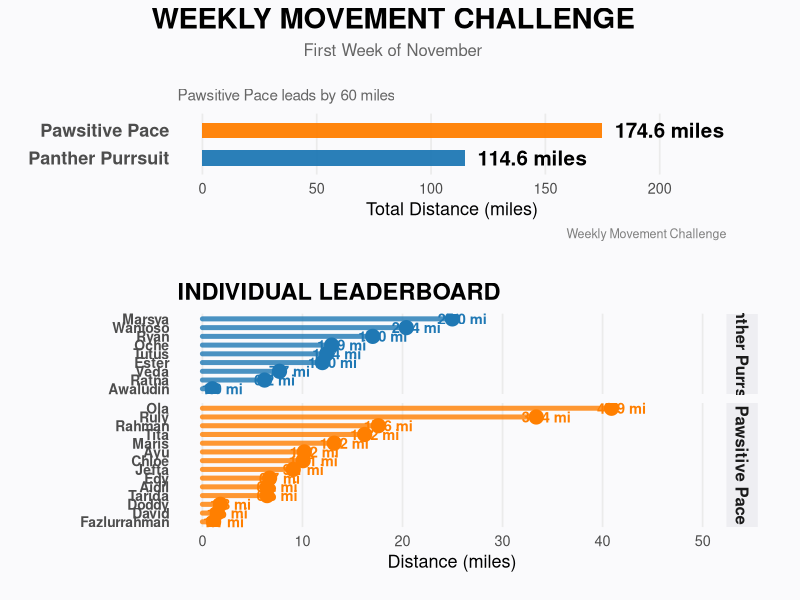
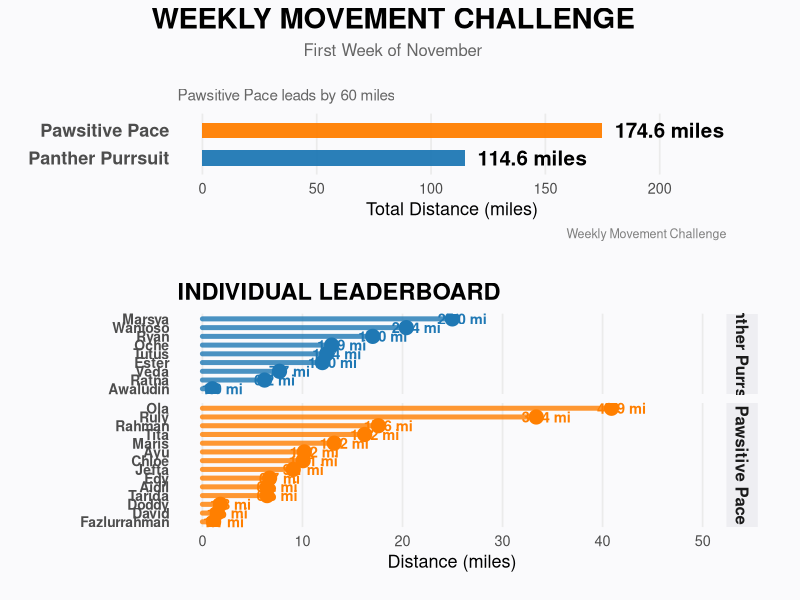

Write the R code that produced these figures, in order.
# ============================================================
# STRAVA WEEKLY CHALLENGE: TEAM VS TEAM + INDIVIDUAL (MILES)
# FOURTH WEEK OF OCTOBER
# ============================================================

library(tidyverse)
library(ggtext)
library(scales)
library(patchwork)
library(glue)

# 1. INPUT DATA ----------------------------------------------

leaderboard <- tribble(
  ~Team,    ~Athlete,        ~km,  ~activities, ~minutes,
  
  # TEAM A: PANTHER PURRSUIT
  "Team A", "Marsya",        40.2,  9,          537,
  "Team A", "Ester",         19.3,  8,          507,
  "Team A", "Wantoso",       32.8,  4,          408,
  "Team A", "Ryan",          27.4,  6,          266,
  "Team A", "Veda",          12.4,  5,          232,
  "Team A", "Tutus",         20.0,  3,          189,
  "Team A", "Oche",          20.8,  2,          163,
  "Team A", "Ratna",         10.0,  2,          122,
  "Team A", "Awaludin",       1.6,  1,           37,
  
  # TEAM B: PAWSITIVE PACE
  "Team B", "Ruly",          53.7, 11,          961,
  "Team B", "Ola",           65.8,  6,          507,
  "Team B", "Tita",          26.1,  5,          363,
  "Team B", "Maris",         21.2,  5,          326,
  "Team B", "Ayu",           16.4,  3,          220,
  "Team B", "Tarida",        10.4,  2,          141,
  "Team B", "Rahman",        28.3,  2,          132,
  "Team B", "Jefta",         14.6,  6,          125,
  "Team B", "Chloe",         16.2,  2,           98,
  "Team B", "Aidil",         10.4,  3,           83,
  "Team B", "Edy",           10.8,  2,           64,
  "Team B", "David",          2.4,  2,           33,
  "Team B", "Doddy",          2.9,  1,           26,
  "Team B", "Fazlurrahman",   1.8,  1,           23
)

# Convert kilometres to miles
leaderboard <- leaderboard %>%
  mutate(miles = km * 0.621371)


# 2. TEAM COLOURS --------------------------------------------

team_colors <- c(
  "Team A" = "#1F78B4",
  "Team B" = "#FF7F00"
)

theme_competition <- theme_minimal(base_size = 13) +
  theme(
    plot.title = element_text(
      face = "bold", size = 17
    ),
    plot.subtitle = element_text(
      color = "grey40", size = 11
    ),
    plot.caption = element_text(
      color = "grey50", size = 9
    ),
    panel.grid.major.y = element_blank(),
    panel.grid.minor = element_blank(),
    legend.position = "none",
    plot.background = element_rect(
      fill = "#FAFAFC", color = NA
    ),
    panel.background = element_rect(
      fill = "#FAFAFC", color = NA
    ),
    plot.margin = margin(15, 25, 15, 15)
  )


# 3. SUMMARISE TEAM PERFORMANCE ------------------------------

team_summary <- leaderboard %>%
  group_by(Team) %>%
  summarise(
    athletes = n(),
    distance = sum(miles),
    activities = sum(activities),
    hours = sum(minutes) / 60,
    avg_miles = mean(miles),
    .groups = "drop"
  ) %>%
  arrange(desc(distance))

winner <- team_summary$Team[1]
gap_miles <- diff(range(team_summary$distance))

# Team name for subtitle
winner_name <- case_when(
  winner == "Team A" ~ "Panther Purrsuit",
  winner == "Team B" ~ "Pawsitive Pace"
)

print(team_summary)


# 4. PLOT 1: TEAM VS TEAM ------------------------------------

p_team <- ggplot(
  team_summary,
  aes(
    x = reorder(Team, distance),
    y = distance,
    fill = Team
  )
) +
  geom_col(
    width = 0.55,
    alpha = 0.95
  ) +
  geom_text(
    aes(
      label = paste0(
        number(distance, accuracy = 0.1),
        " miles"
      )
    ),
    hjust = -0.12,
    size = 5.2,
    fontface = "bold"
  ) +
  coord_flip(
    ylim = c(0, max(team_summary$distance) * 1.25)
  ) +
  scale_fill_manual(values = team_colors) +
  scale_x_discrete(
    labels = c(
      "Team A" = "Panther Purrsuit",
      "Team B" = "Pawsitive Pace"
    )
  ) +
  labs(
    subtitle = glue(
      "{winner_name} leads by {round(gap_miles, 1)} miles"
    ),
    x = NULL,
    y = "Total Distance (miles)",
    caption = "Weekly Movement Challenge"
  ) +
  theme_competition +
  theme(
    axis.text.y = element_text(
      face = "bold", size = 13
    )
  )


# 5. PLOT 2: INDIVIDUAL LOLLIPOP -----------------------------

individual <- leaderboard %>%
  mutate(
    athlete_id = paste(Team, Athlete, sep = " - ")
  ) %>%
  arrange(miles) %>%
  mutate(
    athlete_id = factor(
      athlete_id,
      levels = unique(athlete_id)
    )
  )

p_individual <- ggplot(
  individual,
  aes(
    x = athlete_id,
    y = miles,
    color = Team
  )
) +
  geom_segment(
    aes(
      xend = athlete_id,
      y = 0,
      yend = miles
    ),
    linewidth = 1.7,
    lineend = "round",
    alpha = 0.8
  ) +
  geom_point(
    size = 4.5
  ) +
  geom_text(
    aes(
      label = paste0(
        number(miles, accuracy = 0.1),
        " mi"
      )
    ),
    nudge_y = 1,
    size = 3.7,
    fontface = "bold",
    show.legend = FALSE
  ) +
  coord_flip(
    ylim = c(0, max(individual$miles) * 1.22)
  ) +
  facet_grid(
    Team ~ .,
    scales = "free_y",
    space = "free_y",
    labeller = as_labeller(
      c(
        "Team A" = "Panther Purrsuit",
        "Team B" = "Pawsitive Pace"
      )
    )
  ) +
  scale_color_manual(values = team_colors) +
  scale_x_discrete(
    labels = function(x) {
      sub("^Team [AB] - ", "", x)
    }
  ) +
  labs(
    title = "INDIVIDUAL LEADERBOARD",
    x = NULL,
    y = "Distance (miles)"
  ) +
  theme_competition +
  theme(
    strip.text.y = element_text(
      face = "bold", size = 12
    ),
    strip.background = element_rect(
      fill = "#EEEEF2", color = NA
    ),
    axis.text.y = element_text(
      face = "bold", size = 10
    )
  )


# 6. COMBINE THE TWO CHARTS ----------------------------------

final_plot <- p_team / p_individual +
  plot_layout(
    heights = c(1, 3.5)
  ) +
  plot_annotation(
    title = "WEEKLY MOVEMENT CHALLENGE",
    subtitle = "First Week of November",
    theme = theme(
      plot.title = element_text(
        face = "bold",
        size = 21,
        hjust = 0.5
      ),
      plot.subtitle = element_text(
        size = 12,
        hjust = 0.5,
        color = "grey40"
      ),
      plot.background = element_rect(
        fill = "#FAFAFC",
        color = NA
      )
    )
  )

print(final_plot)


# 7. EXPORT --------------------------------------------------

ggsave(
  filename = "Miles_Nov_1W.png",
  plot = final_plot,
  width = 12,
  height = 16,
  dpi = 300,
  bg = "#FAFAFC"
)
